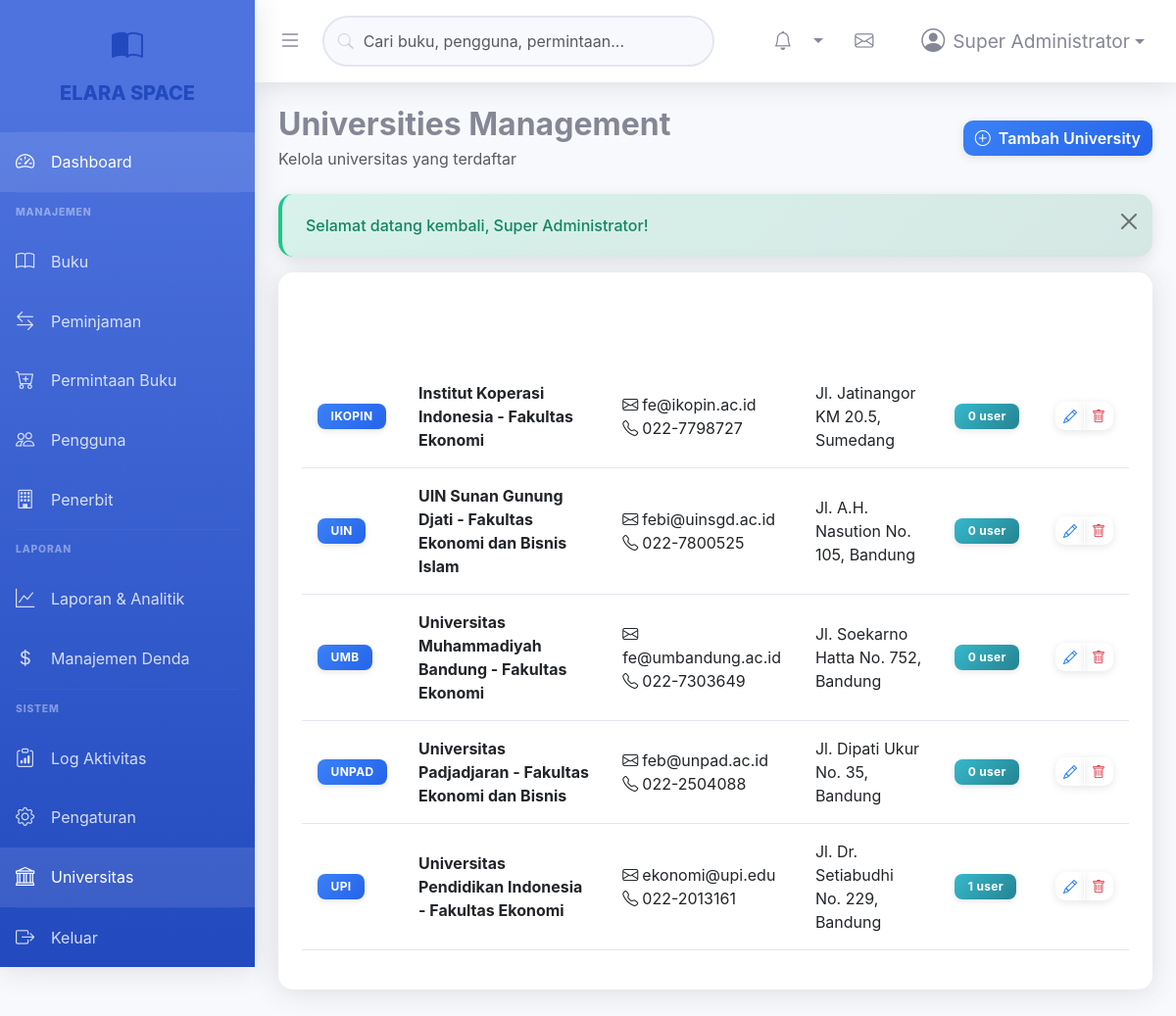
The app's page /admin/universities/index.php (signed in) with its own data.
### tables this page shows
CREATE TABLE users (
    id INT PRIMARY KEY AUTO_INCREMENT,
    university_id INT NOT NULL,
    user_code VARCHAR(20) UNIQUE NOT NULL,
    name VARCHAR(100) NOT NULL,
    email VARCHAR(100) UNIQUE NOT NULL,
    password VARCHAR(255) NOT NULL,
    role ENUM('admin', 'mahasiswa', 'dosen', 'staff', 'super_admin') DEFAULT 'mahasiswa',
    phone VARCHAR(20),
    address TEXT,
    profile_photo VARCHAR(255),
    status ENUM('active', 'inactive', 'suspended') DEFAULT 'active',
    created_at TIMESTAMP DEFAULT CURRENT_TIMESTAMP,
    updated_at TIMESTAMP DEFAULT CURRENT_TIMESTAMP ON UPDATE CURRENT_TIMESTAMP,
    FOREIGN KEY (university_id) REFERENCES universities(id) ON DELETE CASCADE,
    INDEX idx_email (email),
    INDEX idx_role (role),
    INDEX idx_university (university_id)
);

CREATE TABLE universities (
    id INT PRIMARY KEY AUTO_INCREMENT,
    code VARCHAR(10) UNIQUE NOT NULL,
    name VARCHAR(100) NOT NULL,
    address TEXT,
    phone VARCHAR(20),
    email VARCHAR(100),
    created_at TIMESTAMP DEFAULT CURRENT_TIMESTAMP
);

### config/Database.php (called while the page is built, shortened)
<?php
class Database {
    private $host = "localhost";
    private $db_name = "elara_space";
    private $username = "root";
    private $password = "root";
    private $charset = "utf8mb4";
    public $conn;
    public function getConnection() {
        $this->conn = null;
        try {
            $dsn = "mysql:host=" . $this->host . ";dbname=" . $this->db_name . ";charset=" . $this->charset;
            $options = [
                PDO::ATTR_ERRMODE => PDO::ERRMODE_EXCEPTION,
                PDO::ATTR_DEFAULT_FETCH_MODE => PDO::FETCH_ASSOC,
                PDO::ATTR_EMULATE_PREPARES => false,
                PDO::MYSQL_ATTR_INIT_COMMAND => "SET NAMES utf8mb4"
            ];
            $this->conn = new PDO($dsn, $this->username, $this->password, $options);
        } catch(PDOException $e) {
            echo "Connection Error: " . $e->getMessage();
        }
        return $this->conn;
    }
    public function execute($query, $params = []) {
        try {
            $stmt = $this->conn->prepare($query);
            $result = $stmt->execute($params);
            return $result ? $stmt : false;
        } catch(PDOException $e) {
            error_log("Database Error: " . $e->getMessage());
            error_log("Query: " . $query);
            return false;
        }
    }
    public function fetchOne($query, $params = []) {
        $stmt = $this->execute($query, $params);
        return $stmt ? $stmt->fetch() : null;
    }
    public function fetchAll($query, $params = []) {
        $stmt = $this->execute($query, $params);
        return $stmt ? $stmt->fetchAll() : [];
    }
}

### config/config.php (called while the page is built, shortened)
<?php
require_once BASE_PATH . '/config/database.php';
require_once BASE_PATH . '/includes/functions.php';
function getCurrentUser() {
    $db = new Database();
    $query = "SELECT u.*, uni.name as university_name, uni.code as university_code
              FROM users u
              LEFT JOIN universities uni ON u.university_id = uni.id
              WHERE u.id = ?";
    return $db->fetchOne($query, [$_SESSION['user_id']]);
}

### admin/universities/index.php (the view, shortened to what this page needs)
<?php
require_once '../../config/config.php';
$db = new Database();
$universities = $db->fetchAll("
    SELECT u.*,
           (SELECT COUNT(*) FROM users WHERE university_id = u.id) as user_count
    FROM universities u
    ORDER BY u.name ASC
");
?>
<!DOCTYPE html>
<html lang="id">
<head>
    <link href="https://cdn.jsdelivr.net/npm/bootstrap@5.3.0/dist/css/bootstrap.min.css" rel="stylesheet">
    <link href="https://cdn.jsdelivr.net/npm/bootstrap-icons@1.10.0/font/bootstrap-icons.css" rel="stylesheet">
    <link href="<?php echo SITE_URL; ?>/assets/css/style.css" rel="stylesheet">
</head>
<body>
    <?php include '../includes/sidebar.php'; ?>
    <div class="main-content">
        <?php include '../includes/topbar.php'; ?>
        <div class="content-wrapper">
            <div class="d-flex justify-content-between align-items-center mb-4">
                <div>
                    <h1 class="h2 fw-bold mb-1">Universities Management</h1>
                    <p class="text-muted mb-0">Kelola universitas yang terdaftar</p>
                </div>
                <div>
                    <a href="<?php echo SITE_URL; ?>/admin/universities/add.php" class="btn btn-primary">
                        <i class="bi bi-plus-circle me-2"></i>Tambah University
                    </a>
                </div>
            </div>
            <div class="card">
                <div class="card-body">
                    <?php if (!empty($universities)): ?>
                        <div class="table-responsive">
                            <table class="table table-hover">
                                <thead>
                                    <tr>
                                        <th>Kode</th>
                                        <th>Nama Universitas</th>
                                        <th>Kontak</th>
                                        <th>Lokasi</th>
                                        <th>Jumlah User</th>
                                        <th>Aksi</th>
                                    </tr>
                                </thead>
                                <tbody>
                                    <?php foreach ($universities as $uni): ?>
                                        <tr>
                                            <td><span class="badge bg-primary"><?php echo htmlspecialchars($uni['code']); ?></span></td>
                                            <td>
                                                <div class="fw-bold"><?php echo htmlspecialchars($uni['name']); ?></div>
                                            </td>
                                            <td>
                                                <?php if ($uni['email']): ?>
                                                    <div><i class="bi bi-envelope me-1"></i><?php echo htmlspecialchars($uni['email']); ?></div>
                                                <?php endif; ?>
                                                <?php if ($uni['phone']): ?>
                                                    <div><i class="bi bi-telephone me-1"></i><?php echo htmlspecialchars($uni['phone']); ?></div>
                                                <?php endif; ?>
                                            </td>
                                            <td><?php echo htmlspecialchars($uni['address'] ?? '-'); ?></td>
                                            <td>
                                                <span class="badge bg-info"><?php echo $uni['user_count']; ?> user</span>
                                            </td>
                                            <td>
                                                <div class="btn-group btn-group-sm">
                                                    <a href="<?php echo SITE_URL; ?>/admin/universities/edit.php?id=<?php echo $uni['id']; ?>"
                                                       class="btn btn-outline-primary" title="Edit">
                                                        <i class="bi bi-pencil"></i>
                                                    </a>
                                                    <a href="?delete=1&id=<?php echo $uni['id']; ?>"
                                                       class="btn btn-outline-danger"
                                                       onclick="return confirm('Yakin ingin menghapus university ini?')"
                                                       title="Delete">
                                                        <i class="bi bi-trash"></i>
                                                    </a>
                                                </div>
                                            </td>
                                        </tr>
                                    <?php endforeach; ?>
                                </tbody>
                            </table>
                        </div>
                    <?php endif; ?>
                </div>
            </div>
        </div>
    </div>
</body>
</html>

### admin/includes/topbar.php (shortened to what this page needs)
<nav class="topbar">
    <button class="topbar-toggle" id="sidebarToggle" onclick="toggleSidebar()">
        <i class="bi bi-list"></i>
    </button>
    <div class="topbar-search">
        <i class="bi bi-search"></i>
        <input type="text" class="form-control" placeholder="Cari buku, pengguna, permintaan...">
    </div>
    <ul class="topbar-nav">
        <li class="nav-item dropdown">
            <a class="nav-link dropdown-toggle" href="#" id="notificationsDropdown" role="button"
               data-bs-toggle="dropdown" aria-expanded="false">
                <i class="bi bi-bell"></i>
                <?php
                $currentUser = getCurrentUser();
                ?>
            </a>
        </li>
        <li class="nav-item">
            <a class="nav-link" href="<?php echo SITE_URL; ?>/admin/messages.php" title="Pesan">
                <i class="bi bi-envelope"></i>
            </a>
        </li>
        <li class="nav-item dropdown">
            <a class="nav-link dropdown-toggle d-flex align-items-center" href="#" id="userDropdown"
               role="button" data-bs-toggle="dropdown" aria-expanded="false">
                <?php if (!empty($currentUser['profile_photo'])): ?>
                    <img src="<?php echo SITE_URL . '/uploads/profiles/' . $currentUser['profile_photo']; ?>"
                         class="rounded-circle me-2" width="32" height="32" alt="Profile">
                <?php else: ?>
                    <i class="bi bi-person-circle me-2" style="font-size: 1.5rem;"></i>
                <?php endif; ?>
                <span class="d-none d-md-inline"><?php echo $currentUser['name']; ?></span>
            </a>
        </li>
    </ul>
</nav>

### assets/css/style.css (style rules this page uses)
:root { --primary-color: #3B82F6; --primary-dark: #2563EB; --primary-light: #60A5FA; --secondary-color: #858796; --success-color: #10B981; --info-color: #06B6D4; --warning-color: #F59E0B; --danger-color: #EF4444; --light-color: #f8f9fc; --dark-color: #5a5c69; --sidebar-width: 260px; }
* { margin: 0; padding: 0; box-sizing: border-box; }
body { font-family: 'Nunito', -apple-system, BlinkMacSystemFont, 'Segoe UI', Roboto, 'Helvetica Neue', Arial, sans-serif; font-size: 1rem; font-weight: 400; line-height: 1.5; color: #858796; background-color: #f8f9fc; }
h1, h2, h3, h4, h5, h6 { font-weight: 700; color: #5a5c69; }
a { color: var(--primary-color); text-decoration: none; }
.nav-item { position: relative; }
.nav-link { display: flex; align-items: center; padding: 1rem; color: rgba(255, 255, 255, 0.8); text-decoration: none; transition: all 0.3s; }
.nav-link i { font-size: 1.2rem; margin-right: 0.75rem; width: 1.5rem; }
.main-content { margin-left: var(--sidebar-width); transition: margin-left 0.3s; }
.topbar { background-color: white; padding: 1rem 1.5rem; box-shadow: 0 0.15rem 1.75rem 0 rgba(58, 59, 69, 0.15); display: flex; justify-content: space-between; align-items: center; position: sticky; top: 0; z-index: 999; }
.topbar-toggle { background: none; border: none; font-size: 1.5rem; color: #858796; cursor: pointer; }
.topbar-search { position: relative; max-width: 400px; flex: 1; margin: 0 1rem; }
.topbar-search input { border-radius: 2rem; padding-left: 2.5rem; }
.topbar-search i { position: absolute; left: 1rem; top: 50%; transform: translateY(-50%); color: #d1d3e2; }
.topbar-nav { display: flex; align-items: center; gap: 1rem; list-style: none; margin: 0; }
.topbar-nav .nav-item { position: relative; }
.topbar-nav .nav-link { color: #858796; font-size: 1.2rem; padding: 0.5rem; display: flex; align-items: center; position: relative; }
.content-wrapper { padding: 1.5rem; }
.card { border: none; box-shadow: 0 0.15rem 1.75rem 0 rgba(58, 59, 69, 0.15); margin-bottom: 1.5rem; border-radius: 15px; transition: all 0.3s ease; }
.card-body { padding: 1.5rem; }
.table { color: #858796; }
.table thead { background: linear-gradient(135deg, #3B82F6 0%, #2563EB 100%); }
.table thead th { border: none; font-weight: 700; text-transform: uppercase; font-size: 0.8rem; color: white !important; padding: 1rem; letter-spacing: 0.5px; }
.table tbody tr { border-bottom: 1px solid #e3e6f0; transition: all 0.3s ease; }
.table tbody td { padding: 1rem; vertical-align: middle; }
.btn { border-radius: 10px; font-weight: 600; transition: all 0.3s ease; border: none; box-shadow: 0 2px 8px rgba(0,0,0,0.1); }
.btn-primary { background: linear-gradient(135deg, #3B82F6 0%, #2563EB 100%); border-color: transparent; }
.form-control, .form-select { border-radius: 10px; border: 2px solid #e3e6f0; padding: 0.75rem 1rem; transition: all 0.3s ease; background-color: #f8f9fc; }
.badge { padding: 0.45rem 0.85rem; font-weight: 700; font-size: 0.75rem; border-radius: 8px; letter-spacing: 0.3px; box-shadow: 0 2px 6px rgba(0,0,0,0.1); }
.badge.bg-primary { background: linear-gradient(135deg, #3B82F6 0%, #2563EB 100%) !important; }
.badge.bg-info { background: linear-gradient(135deg, #36b9cc 0%, #258391 100%) !important; }

### records on screen
users: name "Super Administrator"
universities: code "IKOPIN", name "Institut Koperasi Indonesia - Fakultas Ekonomi", email "fe@ikopin.ac.id", phone "022-7798727", address "Jl. Jatinangor KM 20.5, Sumedang", user_count "0"
universities: code "UIN", name "UIN Sunan Gunung Djati - Fakultas Ekonomi dan Bisnis Islam", email "febi@uinsgd.ac.id", phone "022-7800525", address "Jl. A.H. Nasution No. 105, Bandung", user_count "0"
universities: code "UMB", name "Universitas Muhammadiyah Bandung - Fakultas Ekonomi", email "fe@umbandung.ac.id", phone "022-7303649", address "Jl. Soekarno Hatta No. 752, Bandung", user_count "0"
universities: code "UNPAD", name "Universitas Padjadjaran - Fakultas Ekonomi dan Bisnis", email "feb@unpad.ac.id", phone "022-2504088", address "Jl. Dipati Ukur No. 35, Bandung", user_count "0"
universities: code "UPI", name "Universitas Pendidikan Indonesia - Fakultas Ekonomi", email "ekonomi@upi.edu", phone "022-2013161", address "Jl. Dr. Setiabudhi No. 229, Bandung", user_count "1"

### other values on screen
SITE_NAME "ELARA SPACE"
$flash['message'] "Selamat datang kembali, Super Administrator!"
